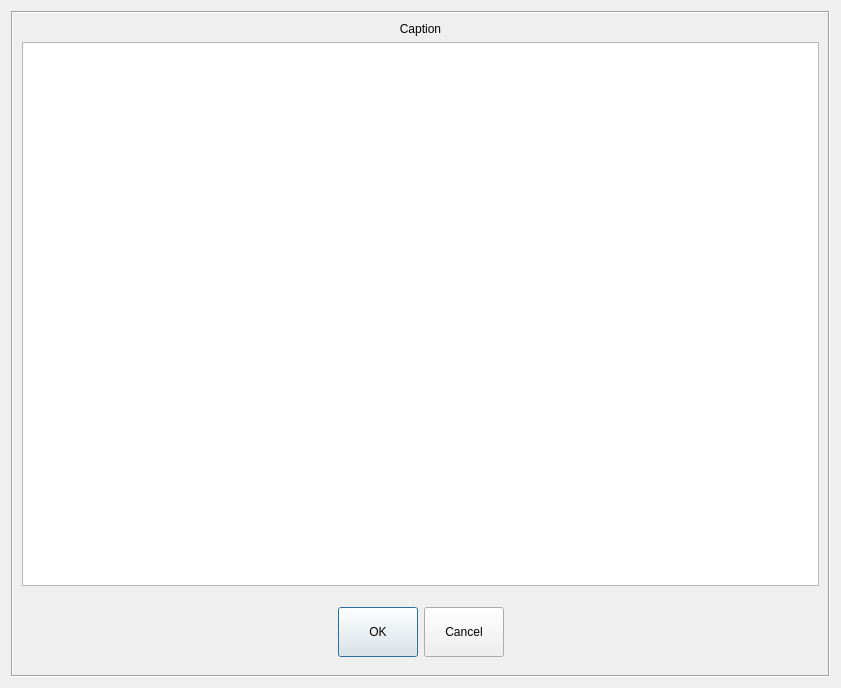
<?xml version="1.0" encoding="UTF-8"?>
<ui version="4.0">
 <class>DlgList</class>
 <widget class="QDialog" name="DlgList">
  <property name="geometry">
   <rect>
    <x>0</x>
    <y>0</y>
    <width>841</width>
    <height>688</height>
   </rect>
  </property>
  <property name="windowTitle">
   <string>Dialog</string>
  </property>
  <layout class="QHBoxLayout" name="horizontalLayout">
   <item>
    <widget class="QFrame" name="frame">
     <property name="frameShape">
      <enum>QFrame::Box</enum>
     </property>
     <property name="frameShadow">
      <enum>QFrame::Sunken</enum>
     </property>
     <layout class="QVBoxLayout" name="verticalLayout">
      <item>
       <widget class="QLabel" name="lbCaption">
        <property name="text">
         <string>Caption</string>
        </property>
        <property name="alignment">
         <set>Qt::AlignCenter</set>
        </property>
       </widget>
      </item>
      <item>
       <widget class="QListWidget" name="lst">
        <property name="editTriggers">
         <set>QAbstractItemView::NoEditTriggers</set>
        </property>
        <property name="selectionBehavior">
         <enum>QAbstractItemView::SelectRows</enum>
        </property>
       </widget>
      </item>
      <item>
       <widget class="RKeyboard" name="wKbd" native="true"/>
      </item>
      <item>
       <widget class="QWidget" name="widget" native="true">
        <layout class="QHBoxLayout" name="horizontalLayout_2">
         <item>
          <spacer name="horizontalSpacer">
           <property name="orientation">
            <enum>Qt::Horizontal</enum>
           </property>
           <property name="sizeHint" stdset="0">
            <size>
             <width>99</width>
             <height>20</height>
            </size>
           </property>
          </spacer>
         </item>
         <item>
          <widget class="QPushButton" name="btnOk">
           <property name="minimumSize">
            <size>
             <width>0</width>
             <height>50</height>
            </size>
           </property>
           <property name="text">
            <string>OK</string>
           </property>
          </widget>
         </item>
         <item>
          <widget class="QPushButton" name="btnCancel">
           <property name="minimumSize">
            <size>
             <width>0</width>
             <height>50</height>
            </size>
           </property>
           <property name="text">
            <string>Cancel</string>
           </property>
          </widget>
         </item>
         <item>
          <spacer name="horizontalSpacer_2">
           <property name="orientation">
            <enum>Qt::Horizontal</enum>
           </property>
           <property name="sizeHint" stdset="0">
            <size>
             <width>98</width>
             <height>20</height>
            </size>
           </property>
          </spacer>
         </item>
        </layout>
       </widget>
      </item>
     </layout>
    </widget>
   </item>
  </layout>
 </widget>
 <customwidgets>
  <customwidget>
   <class>RKeyboard</class>
   <extends>QWidget</extends>
   <header location="global">rkeyboard.h</header>
   <container>1</container>
  </customwidget>
 </customwidgets>
 <resources/>
 <connections/>
</ui>
